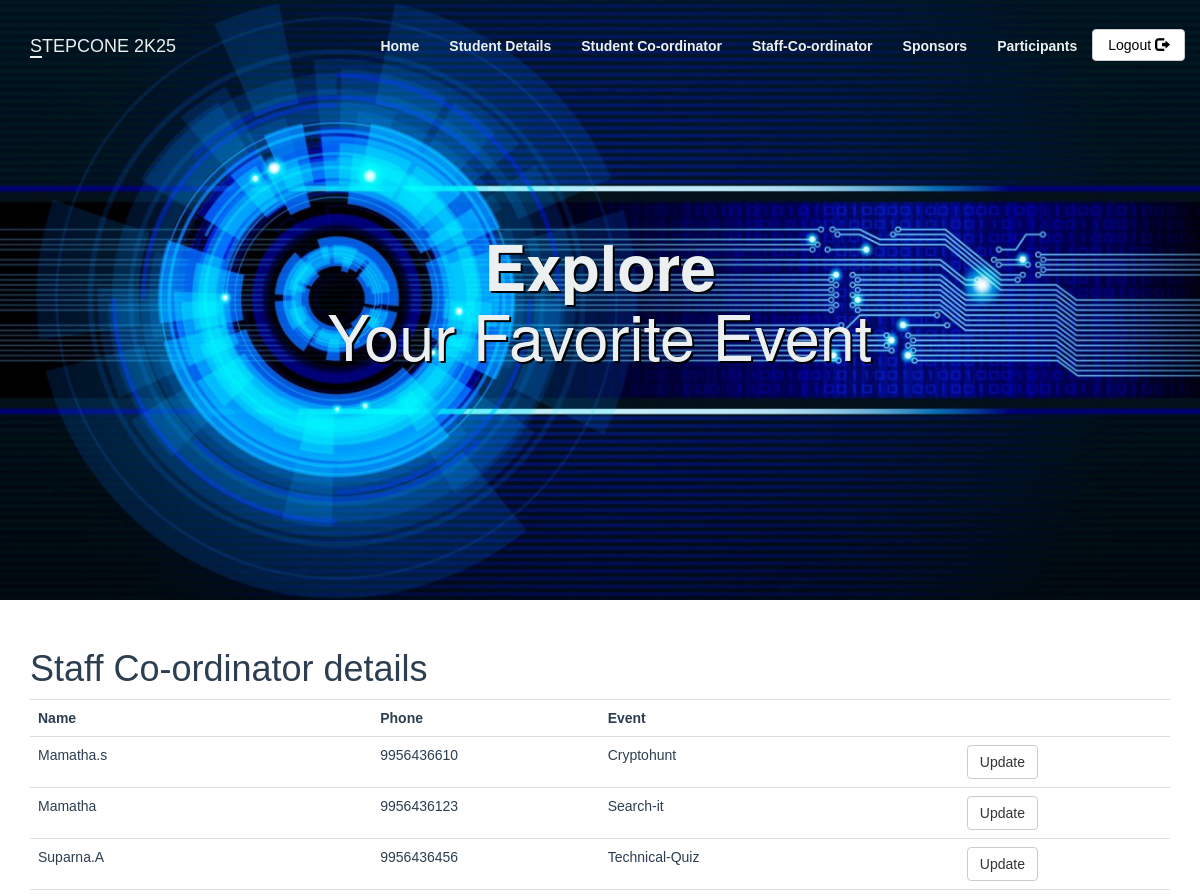
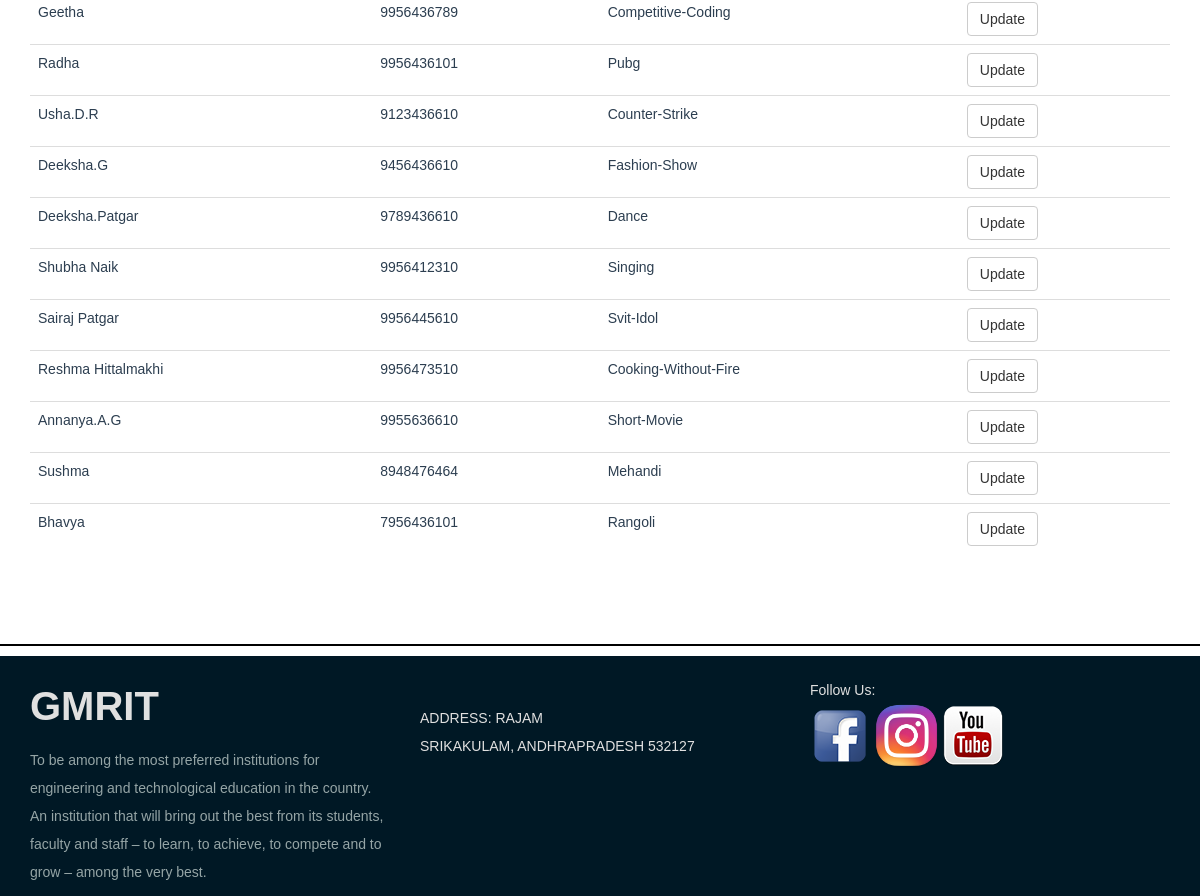
The page /Staff_cordinator.php on the database its author committed (2 pictures, top to bottom).
### tables this page shows
CREATE TABLE `staff_coordinator` (
  `stid` int(11) NOT NULL,
  `name` varchar(100) NOT NULL,
  `phone` varchar(10) DEFAULT NULL,
  `event_id` int(11) DEFAULT NULL
);

CREATE TABLE `events` (
  `event_id` int(11) NOT NULL,
  `event_title` varchar(50) NOT NULL,
  `event_price` int(11) DEFAULT NULL,
  `participents` int(100) DEFAULT 0,
  `img_link` text DEFAULT NULL,
  `type_id` int(11) DEFAULT NULL
);

### Staff_cordinator.php (the view, shortened to what this page needs)
<?php
include_once 'classes/db1.php';
$result = mysqli_query($conn,"SELECT * FROM staff_coordinator s ,events e where e.event_id= s.event_id");
?>
<!DOCTYPE html>
<html>
<head>
        <?php require 'utils/styles.php'; ?>
    </head>
<body><?php include 'utils/adminHeader.php'?>
<div class = "content">
<div class = "container">
<h1>Staff Co-ordinator details</h1>
<?php
if (mysqli_num_rows($result) > 0) {
?>
 <table class="table table-hover" >
  <tr>
    <th>Name</th>
    <th>Phone</th>
    <th>Event</th>
    <th></th>
  </tr>
<?php
while($row = mysqli_fetch_array($result)) {
?>
<tr>
    <td><?php echo $row["name"]; ?></td>
    <td><?php echo $row["phone"]; ?></td>
    <td><?php echo $row["event_title"]; ?></td>
    <td> <?php echo '<a  href="updateStaff.php?id='.$row['event_id'].'" class = "btn btn-default"> Update</a>'?></td>
</tr>
<?php
}
?>
</table>
 <?php
}
else{
    echo "No result found";
}
?>
</div>
</div>
 </body>
 <?php include 'utils/footer.php';?>
</html>

### utils/styles.php
<link rel = "stylesheet" type = "text/css" href = "css/bootstrap.css">
<link rel = "stylesheet" type = "text/css" href = "css/style.css">

### utils/adminHeader.php (shortened to what this page needs)
<head>
</head>
        <?php require 'utils/styles.php'; ?>
        <header class="bgImage">
    <nav class="navbar">
        <div class="container">
            <div class="navbar-header">
                <a class="navbar-brand">
                    STEPCONE 2K25
                </a>
            </div>
            <ul class="nav navbar-nav navbar-right">
                <li><a href="adminPage.php"><strong>Home</strong></a></li>
                <li><a href="Stu_details.php"><strong>Student Details</strong></a></li>
                <li><a href="Stu_cordinator.php"><strong>Student Co-ordinator</strong></a></li>
                <li><a href="Staff_cordinator.php"><strong>Staff-Co-ordinator</strong></a></li>
                <li><a href="sponsors.php"><strong>Sponsors</strong></a></li>
                <li><a href="participants.php"><strong>Participants</strong></a></li>
                <li class="btnlogout">
                    <a class="btn btn-default navbar-btn" href="index.php">Logout <span class="glyphicon glyphicon-log-out"></span></a>
                </li>
            </ul>
        </div>
    </nav>
    <div class="col-md-12">
        <div class="container">
            <div class="jumbotron">
                <h1><strong>Explore<br></strong> Your Favorite Event</h1>
            </div>
        </div>
    </div>
</header>

### utils/footer.php
<hr class = "footerline">
<footer>
    <div class = "container">
        <div class = "row">
            <section>
                <div class = "footerContent col-md-4">
                    <p class = "footerContent1">
                        <strong>GMRIT</strong><span class = "small footerSubtext"></span>
                    </p>
                    <p class = "footerSubtext2">
                    To be among the most preferred institutions for engineering and technological education in the country. An institution that will bring out the best from its students, faculty and staff – to learn, to achieve, to compete and to grow – among the very best. </p>
                </div>
            </section>
            <section>
                <div class = "footcontent col-md-4">
                <p> <br>
                 ADDRESS: RAJAM
                    <br>SRIKAKULAM, ANDHRAPRADESH 532127 </p>
                </div>
            </section>
            <section>
                <div class = "footcontent col-md-4">
                    Follow Us:<br>
                    <a href="https://www.facebook.com/GMRITofficial/"><img src = "images/facebook.png"></a>
                    <a href="https://www.instagram.com/gmrit_rajam/"><img src = "images/instagram.png" width="65px"></a>
                        <a href="https://www.youtube.com/@GMRITRajamAP1997"><img src = "images/youtube.png"></a>
                </div>
            </section>
        </div>
    </div>
</footer>

### css/style.css (style rules this page uses)
body { overflow-x: hidden; }
hr { border-top: 2px solid black; margin-top: 40px; margin-bottom: 40px; }
header .navbar { padding: 20px 0; font-family: Arial, Helvetica, sans-serif; }
header .navbar-header a::first-letter { border-bottom: 2px solid #ecf0f1; }
header .navbar-nav a { color: #ecf0f1; padding-bottom: 12px; }
header .navbar-nav a:link { position: relative; }
header .btnlogout a { padding-top: 5px; }
header .navbar-nav a:before { content: ""; position: absolute; width: 100%; height: 3px; left: 0; background-color: #ecf0f1; visibility: hidden; -webkit-transform: scaleX(0); transform: scaleX(0); -webkit-transition: all 0.3s ease-in-out 0s; transition: all 0.3s ease-in-out 0s; margin-top: 25px; }
header .navbar-header a { color: #ecf0f1; }
header .navbar-nav .btn { color: black; padding-bottom: 5px; margin: 8px 0px; }
.jumbotron { background-color: transparent; color: #ecf0f1; text-align: center; margin-top: 50px; text-shadow: 2px 2px black; }
.footerline { margin-top: 70px; margin-bottom: 10px; }
.content { font-family: Arial, Helvetica, sans-serif; color: #2C3E50; }
footer { font-family: Arial, Helvetica, sans-serif; color: #E0E0E0; line-height: 2; background-color: #001825; padding-top: 20px; }
.footerContent > .footerContent1 { font-size: 40px; line-height: 1.5; }
.footerContent > .footerSubtext2 { color: #95a5a6; font-size: 14px; }
.footcontent { color: #E0E0E0; }

### utils/adminHeader.php (style rules this page uses)
.bgImage { background-image: url(images/cs03.jpg); background-size: cover; background-position: center center; height: 600px; margin-bottom: 29px; }

### rows shown on the page
staff_coordinator: name "Mamatha.s", phone "9956436610", event.event_title "Cryptohunt"
staff_coordinator: name "Mamatha", phone "9956436123", event.event_title "Search-it"
staff_coordinator: name "Suparna.A", phone "9956436456", event.event_title "Technical-Quiz"
staff_coordinator: name "Geetha", phone "9956436789", event.event_title "Competitive-Coding"
staff_coordinator: name "Radha", phone "9956436101", event.event_title "Pubg"
staff_coordinator: name "Usha.D.R", phone "9123436610", event.event_title "Counter-Strike"
staff_coordinator: name "Deeksha.G", phone "9456436610", event.event_title "Fashion-Show"
staff_coordinator: name "Deeksha.Patgar", phone "9789436610", event.event_title "Dance"
staff_coordinator: name "Shubha Naik", phone "9956412310", event.event_title "Singing"
staff_coordinator: name "Sairaj Patgar", phone "9956445610", event.event_title "Svit-Idol"
staff_coordinator: name "Reshma Hittalmakhi", phone "9956473510", event.event_title "Cooking-Without-Fire"
staff_coordinator: name "Annanya.A.G", phone "9955636610", event.event_title "Short-Movie"
staff_coordinator: name "Sushma", phone "8948476464", event.event_title "Mehandi"
staff_coordinator: name "Bhavya", phone "7956436101", event.event_title "Rangoli"
